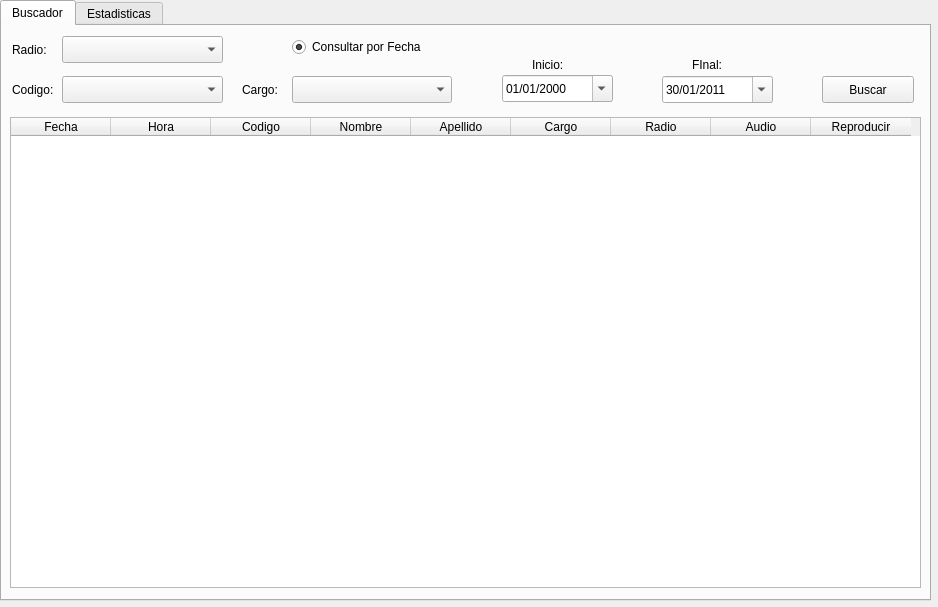
<?xml version="1.0" encoding="UTF-8"?>
<ui version="4.0">
 <class>Form</class>
 <widget class="QWidget" name="Form">
  <property name="geometry">
   <rect>
    <x>0</x>
    <y>0</y>
    <width>938</width>
    <height>607</height>
   </rect>
  </property>
  <property name="windowTitle">
   <string>Form</string>
  </property>
  <property name="windowIcon">
   <iconset>
    <normaloff>logo2.png</normaloff>logo2.png</iconset>
  </property>
  <widget class="QTabWidget" name="tabWidget">
   <property name="geometry">
    <rect>
     <x>0</x>
     <y>0</y>
     <width>931</width>
     <height>601</height>
    </rect>
   </property>
   <property name="toolTip">
    <string/>
   </property>
   <property name="currentIndex">
    <number>0</number>
   </property>
   <widget class="QWidget" name="tab">
    <attribute name="title">
     <string>Buscador</string>
    </attribute>
    <widget class="QTableWidget" name="tableWidget">
     <property name="geometry">
      <rect>
       <x>8</x>
       <y>91</y>
       <width>911</width>
       <height>471</height>
      </rect>
     </property>
     <property name="verticalScrollMode">
      <enum>QAbstractItemView::ScrollPerPixel</enum>
     </property>
     <property name="horizontalScrollMode">
      <enum>QAbstractItemView::ScrollPerPixel</enum>
     </property>
     <property name="rowCount">
      <number>0</number>
     </property>
     <column>
      <property name="text">
       <string>Fecha</string>
      </property>
     </column>
     <column>
      <property name="text">
       <string>Hora</string>
      </property>
     </column>
     <column>
      <property name="text">
       <string>Codigo</string>
      </property>
     </column>
     <column>
      <property name="text">
       <string>Nombre</string>
      </property>
     </column>
     <column>
      <property name="text">
       <string>Apellido</string>
      </property>
     </column>
     <column>
      <property name="text">
       <string>Cargo</string>
      </property>
     </column>
     <column>
      <property name="text">
       <string>Radio</string>
      </property>
     </column>
     <column>
      <property name="text">
       <string>Audio</string>
      </property>
     </column>
     <column>
      <property name="text">
       <string>Reproducir</string>
      </property>
     </column>
    </widget>
    <widget class="QPushButton" name="pushButton">
     <property name="geometry">
      <rect>
       <x>820</x>
       <y>50</y>
       <width>92</width>
       <height>27</height>
      </rect>
     </property>
     <property name="text">
      <string>Buscar</string>
     </property>
    </widget>
    <widget class="QComboBox" name="comboBox">
     <property name="geometry">
      <rect>
       <x>60</x>
       <y>10</y>
       <width>161</width>
       <height>27</height>
      </rect>
     </property>
    </widget>
    <widget class="QComboBox" name="comboBox_2">
     <property name="geometry">
      <rect>
       <x>60</x>
       <y>50</y>
       <width>161</width>
       <height>27</height>
      </rect>
     </property>
    </widget>
    <widget class="QDateEdit" name="dateEdit">
     <property name="geometry">
      <rect>
       <x>500</x>
       <y>49</y>
       <width>111</width>
       <height>27</height>
      </rect>
     </property>
     <property name="displayFormat">
      <string>dd/MM/yyyy</string>
     </property>
     <property name="calendarPopup">
      <bool>true</bool>
     </property>
    </widget>
    <widget class="QLabel" name="label">
     <property name="geometry">
      <rect>
       <x>10</x>
       <y>55</y>
       <width>59</width>
       <height>17</height>
      </rect>
     </property>
     <property name="text">
      <string>Codigo:</string>
     </property>
    </widget>
    <widget class="QLabel" name="label_2">
     <property name="geometry">
      <rect>
       <x>10</x>
       <y>15</y>
       <width>59</width>
       <height>17</height>
      </rect>
     </property>
     <property name="text">
      <string>Radio:</string>
     </property>
    </widget>
    <widget class="QLabel" name="label_3">
     <property name="geometry">
      <rect>
       <x>530</x>
       <y>30</y>
       <width>59</width>
       <height>17</height>
      </rect>
     </property>
     <property name="text">
      <string>Inicio:</string>
     </property>
    </widget>
    <widget class="QLabel" name="label_4">
     <property name="geometry">
      <rect>
       <x>240</x>
       <y>54</y>
       <width>59</width>
       <height>20</height>
      </rect>
     </property>
     <property name="text">
      <string>Cargo:</string>
     </property>
    </widget>
    <widget class="QComboBox" name="comboBox_3">
     <property name="geometry">
      <rect>
       <x>290</x>
       <y>50</y>
       <width>160</width>
       <height>27</height>
      </rect>
     </property>
    </widget>
    <widget class="QDateEdit" name="dateEdit_2">
     <property name="geometry">
      <rect>
       <x>660</x>
       <y>50</y>
       <width>111</width>
       <height>27</height>
      </rect>
     </property>
     <property name="displayFormat">
      <string>dd/MM/yyyy</string>
     </property>
     <property name="calendarPopup">
      <bool>true</bool>
     </property>
     <property name="date">
      <date>
       <year>2011</year>
       <month>1</month>
       <day>30</day>
      </date>
     </property>
    </widget>
    <widget class="QLabel" name="label_5">
     <property name="geometry">
      <rect>
       <x>690</x>
       <y>30</y>
       <width>59</width>
       <height>17</height>
      </rect>
     </property>
     <property name="text">
      <string>FInal:</string>
     </property>
    </widget>
    <widget class="QRadioButton" name="radioButton_3">
     <property name="geometry">
      <rect>
       <x>290</x>
       <y>10</y>
       <width>161</width>
       <height>22</height>
      </rect>
     </property>
     <property name="text">
      <string>Consultar por Fecha</string>
     </property>
     <property name="checked">
      <bool>true</bool>
     </property>
    </widget>
    <widget class="QLabel" name="label_11">
     <property name="geometry">
      <rect>
       <x>480</x>
       <y>10</y>
       <width>291</width>
       <height>17</height>
      </rect>
     </property>
     <property name="text">
      <string/>
     </property>
    </widget>
   </widget>
   <widget class="QWidget" name="tab_2">
    <attribute name="title">
     <string>Estadisticas</string>
    </attribute>
    <widget class="QLabel" name="label_6">
     <property name="geometry">
      <rect>
       <x>40</x>
       <y>30</y>
       <width>59</width>
       <height>17</height>
      </rect>
     </property>
     <property name="text">
      <string>Radio:</string>
     </property>
    </widget>
    <widget class="QComboBox" name="comboBox_4">
     <property name="geometry">
      <rect>
       <x>81</x>
       <y>28</y>
       <width>211</width>
       <height>27</height>
      </rect>
     </property>
    </widget>
    <widget class="QLabel" name="label_7">
     <property name="geometry">
      <rect>
       <x>-40</x>
       <y>100</y>
       <width>951</width>
       <height>451</height>
      </rect>
     </property>
     <property name="text">
      <string/>
     </property>
    </widget>
    <widget class="QRadioButton" name="radioButton">
     <property name="geometry">
      <rect>
       <x>330</x>
       <y>30</y>
       <width>61</width>
       <height>21</height>
      </rect>
     </property>
     <property name="text">
      <string>Años</string>
     </property>
     <property name="checked">
      <bool>true</bool>
     </property>
    </widget>
    <widget class="QRadioButton" name="radioButton_2">
     <property name="geometry">
      <rect>
       <x>400</x>
       <y>30</y>
       <width>71</width>
       <height>22</height>
      </rect>
     </property>
     <property name="text">
      <string>Meses</string>
     </property>
     <property name="checked">
      <bool>false</bool>
     </property>
    </widget>
    <widget class="QComboBox" name="comboBox_5">
     <property name="geometry">
      <rect>
       <x>480</x>
       <y>30</y>
       <width>111</width>
       <height>27</height>
      </rect>
     </property>
     <property name="editable">
      <bool>true</bool>
     </property>
    </widget>
    <widget class="QComboBox" name="comboBox_6">
     <property name="geometry">
      <rect>
       <x>610</x>
       <y>30</y>
       <width>111</width>
       <height>27</height>
      </rect>
     </property>
     <property name="editable">
      <bool>true</bool>
     </property>
    </widget>
    <widget class="QLabel" name="label_8">
     <property name="geometry">
      <rect>
       <x>510</x>
       <y>10</y>
       <width>59</width>
       <height>17</height>
      </rect>
     </property>
     <property name="text">
      <string>Inicio</string>
     </property>
    </widget>
    <widget class="QLabel" name="label_9">
     <property name="geometry">
      <rect>
       <x>640</x>
       <y>10</y>
       <width>59</width>
       <height>17</height>
      </rect>
     </property>
     <property name="text">
      <string>Final</string>
     </property>
    </widget>
    <widget class="QPushButton" name="pushButton_2">
     <property name="geometry">
      <rect>
       <x>620</x>
       <y>70</y>
       <width>92</width>
       <height>27</height>
      </rect>
     </property>
     <property name="text">
      <string>Consultar</string>
     </property>
    </widget>
    <widget class="QLabel" name="label_10">
     <property name="geometry">
      <rect>
       <x>780</x>
       <y>10</y>
       <width>59</width>
       <height>17</height>
      </rect>
     </property>
     <property name="text">
      <string>Año</string>
     </property>
    </widget>
    <widget class="QLineEdit" name="lineEdit">
     <property name="geometry">
      <rect>
       <x>740</x>
       <y>30</y>
       <width>113</width>
       <height>27</height>
      </rect>
     </property>
    </widget>
   </widget>
  </widget>
 </widget>
 <tabstops>
  <tabstop>tabWidget</tabstop>
  <tabstop>comboBox</tabstop>
  <tabstop>comboBox_2</tabstop>
  <tabstop>comboBox_3</tabstop>
  <tabstop>dateEdit</tabstop>
  <tabstop>dateEdit_2</tabstop>
  <tabstop>tableWidget</tabstop>
  <tabstop>pushButton</tabstop>
 </tabstops>
 <resources/>
 <connections/>
</ui>
